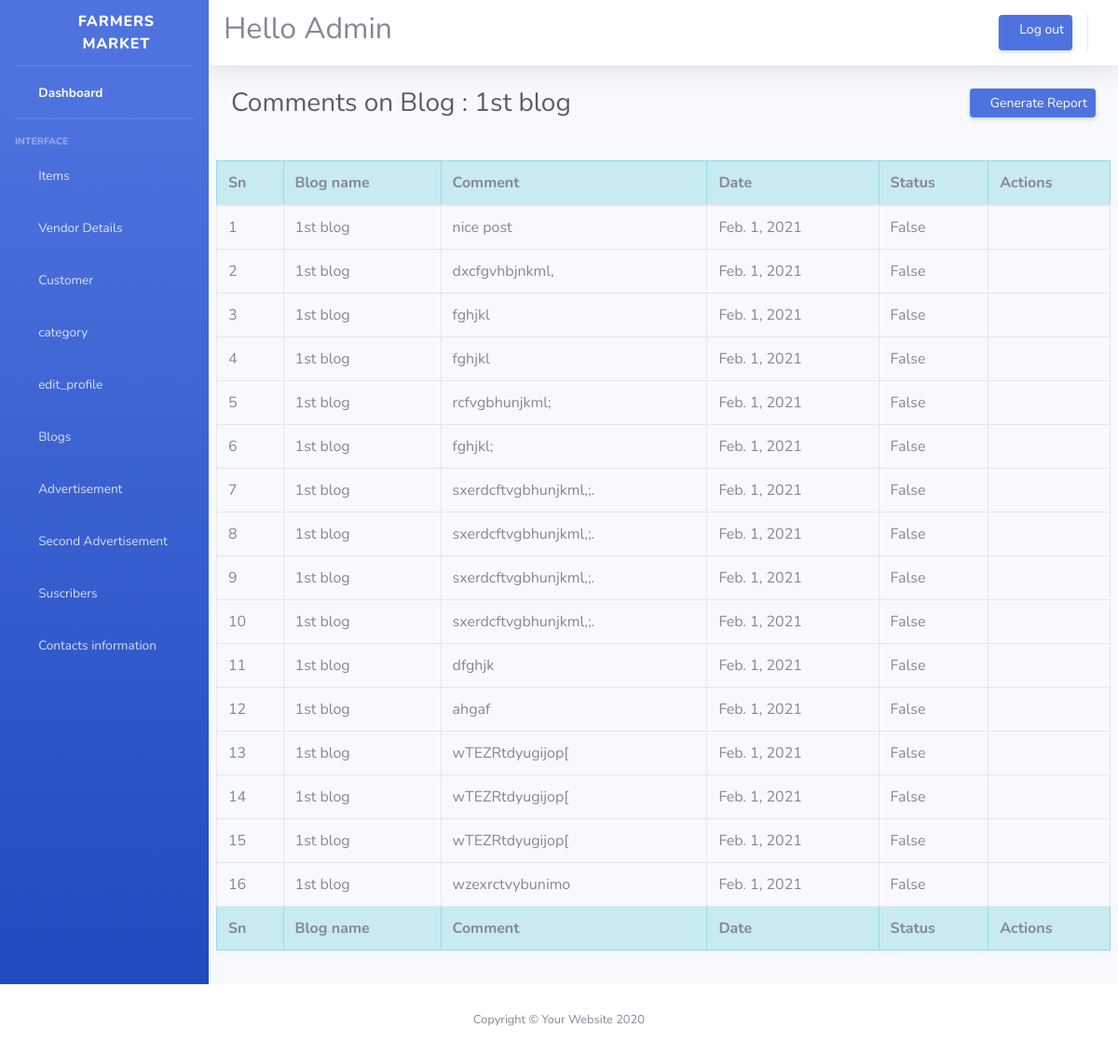
Screenshot of /blog_comments/1/ with the database file from the repository.
### blog/models.py (models this page shows, shortened)
class Blog(models.Model):
  title = models.CharField(max_length=500,null=True)
  discription = models.TextField(max_length=2000, null=True)
  blog_image = models.ImageField(upload_to='products/')
  post_date =models.DateField(auto_now_add=True,null=True)

class Comments(models.Model):
  blog= models.ForeignKey(Blog,max_length=1500, on_delete=models.CASCADE,null=True)
  comments = models.TextField(max_length=1500, null=True)
  status = models.BooleanField(default=True)
  date_post = models.DateField(auto_now_add=True,null=True)

### dashboard/views.py (the view)
# urls.py: path('blog_comments/<int:pk>/', views.blog_comments, name= 'blog_comments'),
def blog_comments(request, pk):
    comments = Comments.objects.filter(blog_id=pk)
    blog = Blog.objects.get(id=pk)
    args = {'comments': comments, 'blog': blog}
    return render(request, 'admin/blogcomments.html', args)

### templates/admin/blogcomments.html (shortened to what this page needs)
{% extends 'admin/sidebar.html' %}
{% load static %}
{% block content %}
<html lang="en">
<head>
</head>
<body id="page-top">
 {% include 'admin/navbar.html'%}
            <div class="container-fluid">
                <div
                        class="d-sm-flex align-items-center justify-content-between mb-4"
                >
                    <h1 class="h3 mb-0 text-gray-800">Comments on Blog : {{blog.title}}</h1>
                    <a
                            href="{% url  'export_pdf' %}"
                            class="d-none d-sm-inline-block btn btn-sm btn-primary shadow-sm"
                            target="_blank"
                    ><i class="fas fa-download fa-sm text-white-50"></i> Generate
                        Report</a
                    >
                </div>
            </div>
            <div class="row">
                <div class="card-body">
                    <div class="table-responsive">
                        <table
                                class="table table-bordered"
                                id="dataTable"
                                width="100%"
                                cellspacing="0"
                        >
                            <thead>
                            <tr class="table-info">
                                 <th>Sn</th>
                                <th>Blog name</th>
                                <th>Comment</th>
                                <th>Date</th>
                                <th>Status</th>
                                <th>Actions</th>
                            </tr>
                            </thead>
                            <tfoot>
                            <tr class="table-info">
                                 <th>Sn</th>
                                <th>Blog name</th>
                                <th>Comment</th>
                                <th>Date</th>
                                <th>Status</th>
                                <th>Actions</th>
                            </tr>
                            </tfoot>
                            <tbody>
                            {% for com in comments %}
                            <tr>
                            <td>{{ forloop.counter }}</td>
                                <td><a>{{ com.blog.title }}</a></td>
                            <td><a>{{ com.comments }}</a></td>
                            <td>{{ com.date_post }}</td>
                            <td>{{ com.status }}</td>
                            <td>
                            </td>
                            </tr>
                            {% endfor %}
                            </tbody>
                        </table>
                    </div>
                </div>
            </div>
        </div>
    </div>
</div>
{% endblock content %}

### templates/admin/sidebar.html (shortened to what this page needs)
{% load static %}
<html>
<head>
    <link
      href="{% static 'vendor/fontawesome-free/css/all.min.css' %}"
      rel="stylesheet"
      type="text/css"
    />
    <link href=" {% static 'css/sb-admin-2.min.css' %}" rel="stylesheet" />
    <link
      href="{% static 'vendor/datatables/dataTables.bootstrap4.min.css' %}"
      rel="stylesheet"
    />
</head>
<body>
    <div id="wrapper">
      <ul
        class="navbar-nav bg-gradient-primary sidebar sidebar-dark accordion"
        id="accordionSidebar"
      >
        <a
          class="sidebar-brand d-flex align-items-center justify-content-center"
          href=""
        >
          <div class="sidebar-brand-icon rotate-n-15">
            <i class="fas fa-laugh-wink"></i>
          </div>
          <div class="sidebar-brand-text mx-3">Farmers market</div>
        </a>
        <hr class="sidebar-divider my-0" />
        <li class="nav-item active">
          <a class="nav-link" href="{% url 'dashboard' %}">
            <i class="fas fa-fw fa-tachometer-alt"></i>
            <span>Dashboard</span></a
          >
        </li>
        <hr class="sidebar-divider" />
        <div class="sidebar-heading">Interface</div>
        <li class="nav-item">
          <a class="nav-link" href="{% url 'add_product' %}">
            <i class="fas fa-fw fa-cog"></i>
            <span>Items</span></a
          >
        </li>
        <li class="nav-item">
          <a class="nav-link" href="{% url 'add_vendor' %}">
            <i class="fas fa-fw fa-address-book"></i>
            <span>Vendor Details</span></a
          >
        </li>
        <li class="nav-item">
          <a class="nav-link" href="{% url 'customers' %}">
            <i class="fas fa-fw fa-user"></i>
            <span>Customer</span></a
          >
        </li>
        <li class="nav-item">
          <a class="nav-link" href="{% url 'category' %}">
            <i class="fas fa-fw fa-money-check-alt"></i>
            <span>category</span></a
          >
        </li>
           <li class="nav-item">
          <a class="nav-link" href="{% url 'edit_profile' %}">
            <i class="fas fa-fw fa-money-check-alt"></i>
            <span>edit_profile</span></a
          >
        </li>
          <li class="nav-item">
          <a class="nav-link" href="{% url 'blogs_page' %}">
            <i class="fas fa-fw fa-money-check-alt"></i>
            <span>Blogs</span></a
          >
        </li>
           <li class="nav-item">
          <a class="nav-link" href="{% url 'advertisement' %}">
            <i class="fas fa-fw fa-money-check-alt"></i>
            <span>Advertisement</span></a
          >
        </li>
           <li class="nav-item">
          <a class="nav-link" href="{% url 'second_adv' %}">
            <i class="fas fa-fw fa-money-check-alt"></i>
            <span>Second Advertisement</span></a
          >
        </li>
           <li class="nav-item">
          <a class="nav-link" href="{% url 'second_adv' %}">
            <i class="fas fa-fw fa-money-check-alt"></i>
            <span>Suscribers</span></a
          >
        </li>
           <li class="nav-item">
          <a class="nav-link" href="{% url 'second_adv' %}">
            <i class="fas fa-fw fa-money-check-alt"></i>
            <span>Contacts information</span></a
          >
        </li>
         {% block content %}
{% endblock content %}
        <footer class="sticky-footer bg-white">
          <div class="container my-auto">
            <div class="copyright text-center my-auto">
              <span>Copyright &copy; Your Website 2020</span>
            </div>
          </div>
        </footer>
</body>
</html>

### templates/admin/navbar.html (shortened to what this page needs)
    </ul>
    <div id="content-wrapper" class="d-flex flex-column">
        <div id="content">
            <nav
                    class="navbar navbar-expand navbar-light bg-white topbar mb-4 static-top shadow"
            >
                    <div >
                       <h2>Hello Admin</h2>
                    </div>
                <ul class="navbar-nav ml-auto">
                    <a
                            href="{% url 'adminlogout'  %}"
                            class="d-none d-sm-inline-block btn btn-sm btn-primary shadow-sm"
                    ><i class="fas fa-download fa-sm text-white-50"></i> Log out
                    </a
                    >
                </ul>
            </nav>

### rows the page displays
Blog: title "1st blog"
Comments: blog "1st blog", comments "nice post", date_post "Feb. 1, 2021", status "False"
Comments: blog "1st blog", comments "dxcfgvhbjnkml,", date_post "Feb. 1, 2021", status "False"
Comments: blog "1st blog", comments "fghjkl", date_post "Feb. 1, 2021", status "False"
Comments: blog "1st blog", comments "fghjkl", date_post "Feb. 1, 2021", status "False"
Comments: blog "1st blog", comments "rcfvgbhunjkml;", date_post "Feb. 1, 2021", status "False"
Comments: blog "1st blog", comments "fghjkl;", date_post "Feb. 1, 2021", status "False"
Comments: blog "1st blog", comments "sxerdcftvgbhunjkml,;.", date_post "Feb. 1, 2021", status "False"
Comments: blog "1st blog", comments "sxerdcftvgbhunjkml,;.", date_post "Feb. 1, 2021", status "False"
Comments: blog "1st blog", comments "sxerdcftvgbhunjkml,;.", date_post "Feb. 1, 2021", status "False"
Comments: blog "1st blog", comments "sxerdcftvgbhunjkml,;.", date_post "Feb. 1, 2021", status "False"
Comments: blog "1st blog", comments "dfghjk", date_post "Feb. 1, 2021", status "False"
Comments: blog "1st blog", comments "ahgaf", date_post "Feb. 1, 2021", status "False"
Comments: blog "1st blog", comments "wTEZRtdyugijop[", date_post "Feb. 1, 2021", status "False"
Comments: blog "1st blog", comments "wTEZRtdyugijop[", date_post "Feb. 1, 2021", status "False"
Comments: blog "1st blog", comments "wTEZRtdyugijop[", date_post "Feb. 1, 2021", status "False"
Comments: blog "1st blog", comments "wzexrctvybunimo", date_post "Feb. 1, 2021", status "False"
